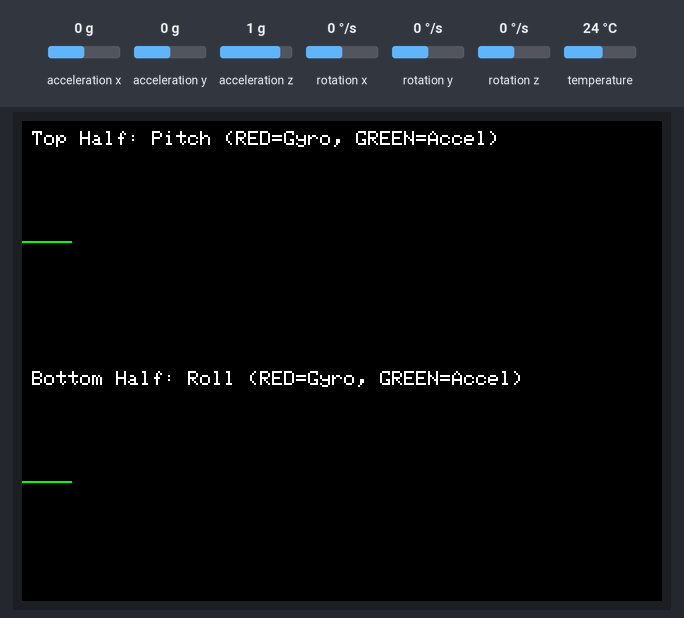
The sketch below on a simulated Arduino Mega 2560, built with avr-gcc and run on an emulated ATmega2560. Shown: 320×240 colour display. The test bench sets the inputs (shaded band); at power-on: acceleration x 0 g, acceleration y 0 g, acceleration z 1 g, rotation x 0 °/s, rotation y 0 °/s, rotation z 0 °/s, temperature 24 °C.

Above: at 2.47 s.
2.5 s: acceleration x set to -1.4 g
At 3.54 s:
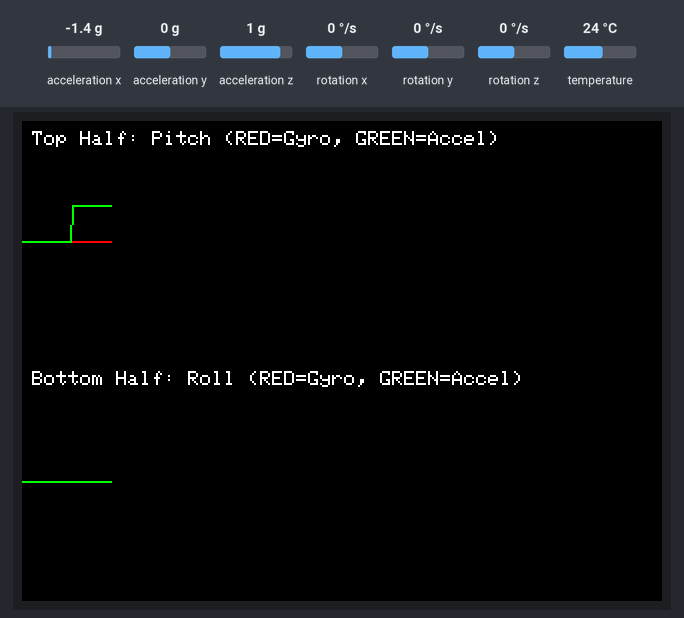
4.1 s: acceleration y set to -1.4 g
At 4.45 s:
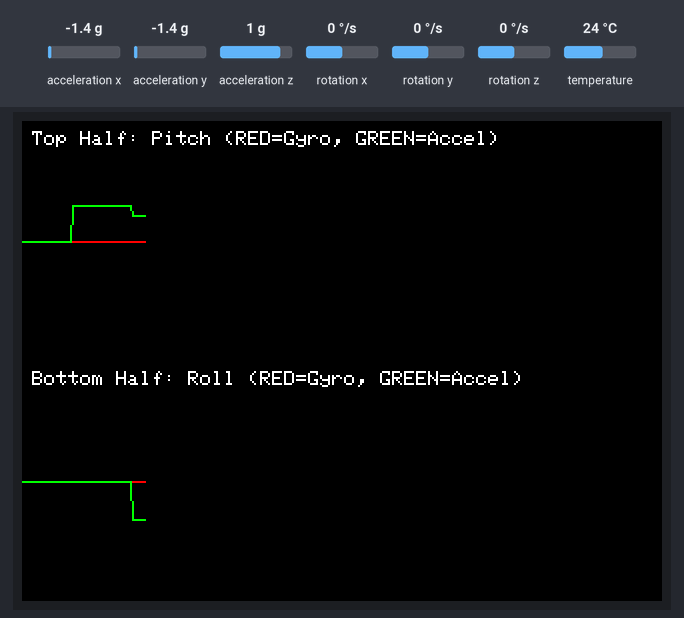
5.6 s: acceleration z set to -1.4 g
At 5.63 s:
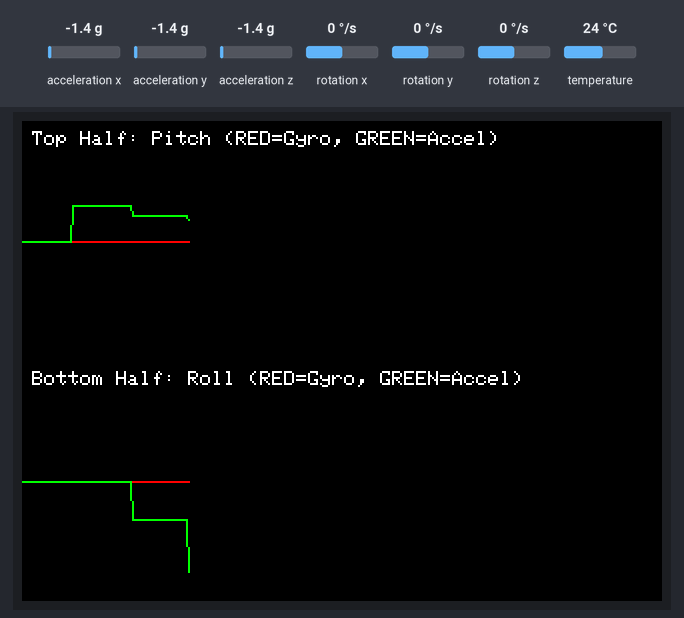
7.1 s: rotation x set to -192 °/s
At 7.13 s:
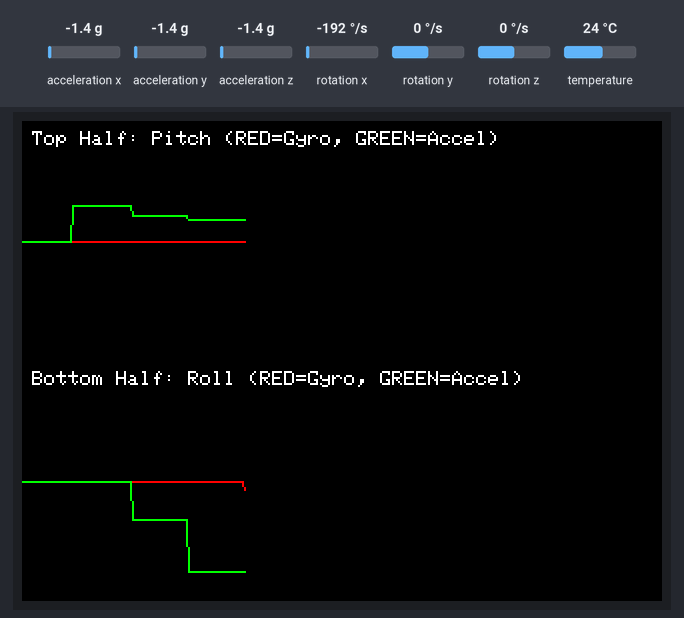
8.6 s: rotation y set to -192 °/s
At 8.73 s:
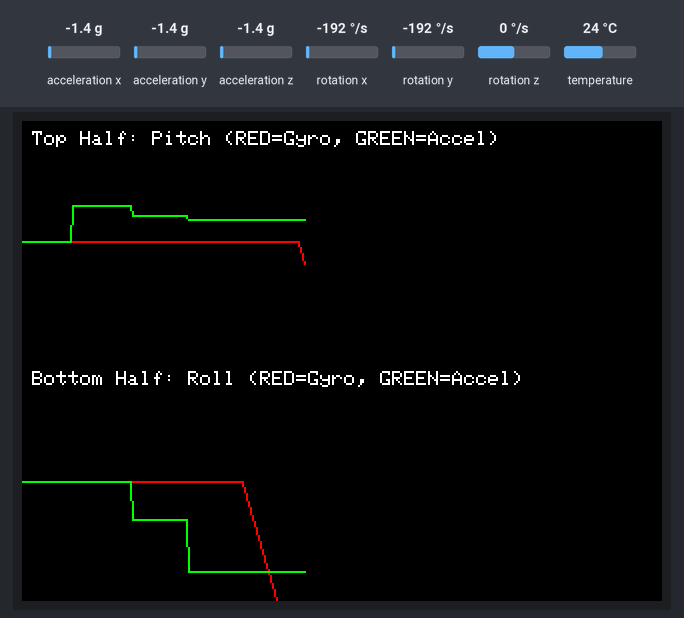

The sketch:

Graphing.ino
```cpp
#include <SPI.h>
#include <Adafruit_GFX.h>
#include <Adafruit_ILI9341.h>
#include <Adafruit_MPU6050.h>
#include <Adafruit_Sensor.h>

#define TFT_SCK 18
#define TFT_MOSI 23
#define TFT_DC 2
#define TFT_RESET 4
#define TFT_CS 15

Adafruit_ILI9341 tft = Adafruit_ILI9341(TFT_CS, TFT_DC, TFT_RESET);
Adafruit_MPU6050 mpu;

// We'll draw pitch on the top half of the screen, roll on the bottom half.
// Each half will have two lines: one for gyro, one for accelerometer.
// We'll draw in real time, and once the graph reaches the end of the display (x >= tft.width()),
// we'll clear and start over.

// Display boundaries
const int SCREEN_WIDTH  = 320; // ILI9341 default width in landscape
const int SCREEN_HEIGHT = 240; // ILI9341 default height in landscape

// Regions
const int PITCH_TOP = 0;
const int PITCH_BOTTOM = SCREEN_HEIGHT / 2; // top half
const int ROLL_TOP = SCREEN_HEIGHT / 2;     // bottom half
const int ROLL_BOTTOM = SCREEN_HEIGHT;

// We'll track the x position for plotting
int graphX = 0;

// We'll store old y-values so we can draw lines from (oldX, oldY) to (newX, newY)
int oldPitchGyroY = (PITCH_TOP + PITCH_BOTTOM) / 2;
int oldPitchAccY  = (PITCH_TOP + PITCH_BOTTOM) / 2;
int oldRollGyroY  = (ROLL_TOP + ROLL_BOTTOM) / 2;
int oldRollAccY   = (ROLL_TOP + ROLL_BOTTOM) / 2;

// We'll integrate gyro for pitch & roll. We don't care about yaw.
float pitchGyro = 0.0f;
float rollGyro  = 0.0f;
unsigned long lastTime = 0;

// Helper function to map angle [-180, 180] to a vertical region [regionTop, regionBottom].
int mapAngleToY(float angle, int regionTop, int regionBottom) {
  // We invert the mapping so that a larger angle goes up.
  // Typically, top is smaller y, bottom is larger y. We'll map -180 to regionBottom, +180 to regionTop.
  return map((int)(angle * 100), -18000, 18000, regionBottom, regionTop);
}

void setup() {
  Serial.begin(115200);
  delay(1000);

  tft.begin();
  tft.setRotation(1);       // Landscape
  tft.fillScreen(ILI9341_BLACK);

  // Initialize MPU
  if (!mpu.begin()) {
    Serial.println("Failed to find MPU6050 chip");
    while (1) {
      delay(100);
    }
  }

  // Optional: tune the sensor
  mpu.setAccelerometerRange(MPU6050_RANGE_8_G);
  mpu.setFilterBandwidth(MPU6050_BAND_21_HZ);

  // Initialize time
  lastTime = millis();

  // Provide some instructions
  tft.setTextColor(ILI9341_WHITE);
  tft.setTextSize(1);
  tft.setCursor(5, 5);
  tft.println("Top Half: Pitch (RED=Gyro, GREEN=Accel)");
  tft.setCursor(5, PITCH_BOTTOM + 5);
  tft.println("Bottom Half: Roll (RED=Gyro, GREEN=Accel)");
}

void loop() {
  // Step 1: read sensor events
  sensors_event_t accel, gyro, temp;
  mpu.getEvent(&accel, &gyro, &temp);

  // Step 2: compute dt for gyro integration
  unsigned long currentTime = millis();
  float dt = (currentTime - lastTime) / 1000.0f;
  lastTime = currentTime;

  // Step 3: integrate gyro to get pitchGyro, rollGyro
  // gyro.x ~ roll rate, gyro.y ~ pitch rate on some boards, but double-check orientation.
  // We'll assume:
  //   pitch changes from gyro.y
  //   roll  changes from gyro.x
  pitchGyro += gyro.gyro.y * dt;  // in rad/s
  rollGyro  += gyro.gyro.x * dt;

  // Convert to degrees
  float pitchGyroDeg = pitchGyro * (180.0f / PI);
  float rollGyroDeg  = rollGyro  * (180.0f / PI);

  // Step 4: compute pitch/roll from accel
  float pitchAcc = atan2(-accel.acceleration.x, sqrt(accel.acceleration.y * accel.acceleration.y + accel.acceleration.z * accel.acceleration.z)) * 180.0 / PI;
  float rollAcc  = atan2(accel.acceleration.y, accel.acceleration.z) * 180.0 / PI;

  // Step 5: map angles to y positions
  int pitchGyroY = mapAngleToY(pitchGyroDeg, PITCH_TOP, PITCH_BOTTOM);
  int pitchAccY  = mapAngleToY(pitchAcc,     PITCH_TOP, PITCH_BOTTOM);

  int rollGyroY  = mapAngleToY(rollGyroDeg,  ROLL_TOP,  ROLL_BOTTOM);
  int rollAccY   = mapAngleToY(rollAcc,      ROLL_TOP,  ROLL_BOTTOM);

  // Step 6: draw lines from old to new
  // We'll use different colors for gyro vs accel
  // PITCH (top half)
  tft.drawLine(graphX, oldPitchGyroY, graphX + 1, pitchGyroY, ILI9341_RED);
  tft.drawLine(graphX, oldPitchAccY,  graphX + 1, pitchAccY,  ILI9341_GREEN);

  // ROLL (bottom half)
  tft.drawLine(graphX, oldRollGyroY, graphX + 1, rollGyroY, ILI9341_RED);
  tft.drawLine(graphX, oldRollAccY,  graphX + 1, rollAccY,  ILI9341_GREEN);

  // update old y to new y
  oldPitchGyroY = pitchGyroY;
  oldPitchAccY  = pitchAccY;
  oldRollGyroY  = rollGyroY;
  oldRollAccY   = rollAccY;

  // increment x
  graphX++;

  // if we exceed screen width, clear and reset x
  if (graphX >= SCREEN_WIDTH) {
    // clear the screen, but keep the text instructions
    tft.fillRect(0, 0, SCREEN_WIDTH, SCREEN_HEIGHT, ILI9341_BLACK);
    tft.setTextColor(ILI9341_WHITE);
    tft.setTextSize(1);
    tft.setCursor(5, 5);
    tft.println("Top Half: Pitch (RED=Gyro, GREEN=Accel)");
    tft.setCursor(5, PITCH_BOTTOM + 5);
    tft.println("Bottom Half: Roll (RED=Gyro, GREEN=Accel)");

    graphX = 0;

    // reset lines to mid
    oldPitchGyroY = (PITCH_TOP + PITCH_BOTTOM) / 2;
    oldPitchAccY  = (PITCH_TOP + PITCH_BOTTOM) / 2;
    oldRollGyroY  = (ROLL_TOP + ROLL_BOTTOM) / 2;
    oldRollAccY   = (ROLL_TOP + ROLL_BOTTOM) / 2;
  }

  delay(50); // ~20 FPS for smoother lines
}
```
